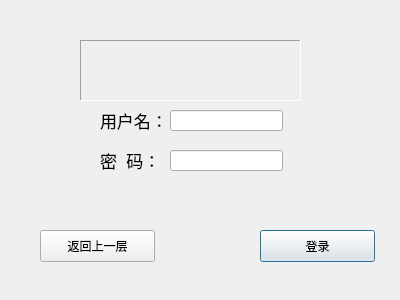
<?xml version="1.0" encoding="UTF-8"?>
<ui version="4.0">
 <class>login_user_dialog</class>
 <widget class="QDialog" name="login_user_dialog">
  <property name="geometry">
   <rect>
    <x>0</x>
    <y>0</y>
    <width>400</width>
    <height>300</height>
   </rect>
  </property>
  <property name="windowTitle">
   <string>Dialog</string>
  </property>
  <widget class="QLabel" name="id_label">
   <property name="geometry">
    <rect>
     <x>100</x>
     <y>110</y>
     <width>71</width>
     <height>21</height>
    </rect>
   </property>
   <property name="font">
    <font>
     <pointsize>13</pointsize>
    </font>
   </property>
   <property name="text">
    <string>用户名：</string>
   </property>
  </widget>
  <widget class="QLineEdit" name="uname_lineEdit">
   <property name="geometry">
    <rect>
     <x>170</x>
     <y>110</y>
     <width>113</width>
     <height>21</height>
    </rect>
   </property>
  </widget>
  <widget class="QLabel" name="pasw_label">
   <property name="geometry">
    <rect>
     <x>100</x>
     <y>150</y>
     <width>61</width>
     <height>21</height>
    </rect>
   </property>
   <property name="font">
    <font>
     <pointsize>13</pointsize>
    </font>
   </property>
   <property name="text">
    <string>密  码：</string>
   </property>
  </widget>
  <widget class="QLineEdit" name="pasw_lineEdit">
   <property name="geometry">
    <rect>
     <x>170</x>
     <y>150</y>
     <width>113</width>
     <height>21</height>
    </rect>
   </property>
   <property name="echoMode">
    <enum>QLineEdit::Password</enum>
   </property>
  </widget>
  <widget class="QPushButton" name="login_Button">
   <property name="geometry">
    <rect>
     <x>260</x>
     <y>230</y>
     <width>115</width>
     <height>32</height>
    </rect>
   </property>
   <property name="text">
    <string>登录</string>
   </property>
  </widget>
  <widget class="QPushButton" name="return_Button">
   <property name="geometry">
    <rect>
     <x>40</x>
     <y>230</y>
     <width>115</width>
     <height>32</height>
    </rect>
   </property>
   <property name="text">
    <string>返回上一层</string>
   </property>
  </widget>
  <widget class="QLabel" name="tst">
   <property name="geometry">
    <rect>
     <x>80</x>
     <y>40</y>
     <width>221</width>
     <height>61</height>
    </rect>
   </property>
   <property name="frameShape">
    <enum>QFrame::Panel</enum>
   </property>
   <property name="frameShadow">
    <enum>QFrame::Sunken</enum>
   </property>
   <property name="text">
    <string/>
   </property>
  </widget>
 </widget>
 <resources/>
 <connections/>
</ui>
